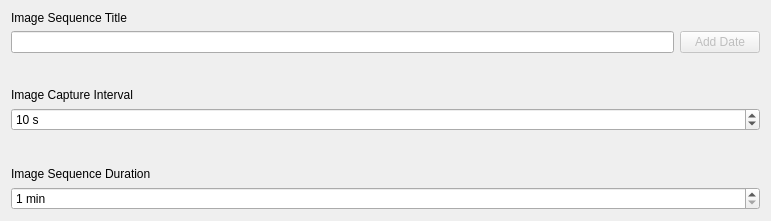
     <widget class="QWidget" name="layoutWidget">
      <property name="geometry">
       <rect>
        <x>20</x>
        <y>20</y>
        <width>771</width>
        <height>221</height>
       </rect>
      </property>
      <layout class="QVBoxLayout" name="verticalLayout">
       <item>
        <widget class="QLabel" name="imageTitle_label">
         <property name="text">
          <string>Image Sequence Title</string>
         </property>
        </widget>
       </item>
       <item>
        <layout class="QHBoxLayout" name="horizontalLayout_2">
         <item>
          <widget class="QLineEdit" name="imageTitle_lineEdit">
           <property name="enabled">
            <bool>true</bool>
           </property>
          </widget>
         </item>
         <item>
          <widget class="QPushButton" name="addDate_pushButton">
           <property name="enabled">
            <bool>false</bool>
           </property>
           <property name="text">
            <string>Add Date</string>
           </property>
          </widget>
         </item>
        </layout>
       </item>
       <item>
        <spacer name="verticalSpacer_2">
         <property name="orientation">
          <enum>Qt::Vertical</enum>
         </property>
         <property name="sizeType">
          <enum>QSizePolicy::Expanding</enum>
         </property>
         <property name="sizeHint" stdset="0">
          <size>
           <width>20</width>
           <height>38</height>
          </size>
         </property>
        </spacer>
       </item>
       <item>
        <widget class="QLabel" name="ImageInterval_label">
         <property name="text">
          <string>Image Capture Interval</string>
         </property>
        </widget>
       </item>
       <item>
        <widget class="QSpinBox" name="ImageInterval_spinBox">
         <property name="enabled">
          <bool>true</bool>
         </property>
         <property name="suffix">
          <string> s</string>
         </property>
         <property name="minimum">
          <number>1</number>
         </property>
         <property name="maximum">
          <number>99999999</number>
         </property>
         <property name="value">
          <number>10</number>
         </property>
        </widget>
       </item>
       <item>
        <spacer name="verticalSpacer_3">
         <property name="orientation">
          <enum>Qt::Vertical</enum>
         </property>
         <property name="sizeType">
          <enum>QSizePolicy::Expanding</enum>
         </property>
         <property name="sizeHint" stdset="0">
          <size>
           <width>20</width>
           <height>38</height>
          </size>
         </property>
        </spacer>
       </item>
       <item>
        <widget class="QLabel" name="imageDuration_label">
         <property name="text">
          <string>Image Sequence Duration</string>
         </property>
        </widget>
       </item>
       <item>
        <widget class="QSpinBox" name="imageDuration_spinBox">
         <property name="enabled">
          <bool>true</bool>
         </property>
         <property name="suffix">
          <string> min</string>
         </property>
         <property name="minimum">
          <number>1</number>
         </property>
         <property name="maximum">
          <number>99999999</number>
         </property>
        </widget>
       </item>
      </layout>
     </widget>
